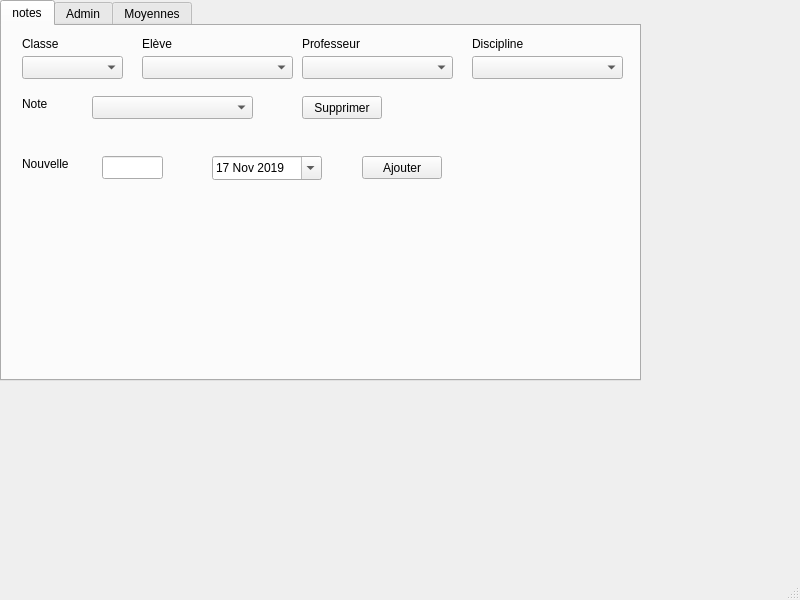
<?xml version="1.0" encoding="UTF-8"?>
<ui version="4.0">
 <class>MainWindow</class>
 <widget class="QMainWindow" name="MainWindow">
  <property name="geometry">
   <rect>
    <x>0</x>
    <y>0</y>
    <width>800</width>
    <height>600</height>
   </rect>
  </property>
  <property name="windowTitle">
   <string>Lycée</string>
  </property>
  <widget class="QWidget" name="centralwidget">
   <widget class="QTabWidget" name="tabWidget">
    <property name="enabled">
     <bool>true</bool>
    </property>
    <property name="geometry">
     <rect>
      <x>0</x>
      <y>0</y>
      <width>641</width>
      <height>381</height>
     </rect>
    </property>
    <property name="styleSheet">
     <string notr="true"/>
    </property>
    <property name="currentIndex">
     <number>0</number>
    </property>
    <widget class="QWidget" name="tab_5">
     <attribute name="title">
      <string>notes</string>
     </attribute>
     <widget class="QComboBox" name="comboBox_5">
      <property name="geometry">
       <rect>
        <x>20</x>
        <y>30</y>
        <width>101</width>
        <height>23</height>
       </rect>
      </property>
     </widget>
     <widget class="QComboBox" name="comboBox_6">
      <property name="geometry">
       <rect>
        <x>140</x>
        <y>30</y>
        <width>151</width>
        <height>23</height>
       </rect>
      </property>
     </widget>
     <widget class="QComboBox" name="comboBox_7">
      <property name="geometry">
       <rect>
        <x>300</x>
        <y>30</y>
        <width>151</width>
        <height>23</height>
       </rect>
      </property>
     </widget>
     <widget class="QLabel" name="label_16">
      <property name="geometry">
       <rect>
        <x>20</x>
        <y>10</y>
        <width>59</width>
        <height>15</height>
       </rect>
      </property>
      <property name="text">
       <string>Classe</string>
      </property>
     </widget>
     <widget class="QLabel" name="label_17">
      <property name="geometry">
       <rect>
        <x>140</x>
        <y>10</y>
        <width>59</width>
        <height>15</height>
       </rect>
      </property>
      <property name="text">
       <string>Elève</string>
      </property>
     </widget>
     <widget class="QLabel" name="label_18">
      <property name="geometry">
       <rect>
        <x>300</x>
        <y>10</y>
        <width>71</width>
        <height>16</height>
       </rect>
      </property>
      <property name="text">
       <string>Professeur</string>
      </property>
     </widget>
     <widget class="QLabel" name="label_19">
      <property name="geometry">
       <rect>
        <x>470</x>
        <y>10</y>
        <width>59</width>
        <height>15</height>
       </rect>
      </property>
      <property name="text">
       <string>Discipline</string>
      </property>
     </widget>
     <widget class="QComboBox" name="comboBox_8">
      <property name="geometry">
       <rect>
        <x>470</x>
        <y>30</y>
        <width>151</width>
        <height>23</height>
       </rect>
      </property>
     </widget>
     <widget class="QLabel" name="label_20">
      <property name="geometry">
       <rect>
        <x>20</x>
        <y>70</y>
        <width>41</width>
        <height>16</height>
       </rect>
      </property>
      <property name="text">
       <string>Note</string>
      </property>
     </widget>
     <widget class="QDateEdit" name="dateEdit">
      <property name="geometry">
       <rect>
        <x>210</x>
        <y>130</y>
        <width>110</width>
        <height>24</height>
       </rect>
      </property>
      <property name="dateTime">
       <datetime>
        <hour>0</hour>
        <minute>0</minute>
        <second>0</second>
        <year>2019</year>
        <month>11</month>
        <day>17</day>
       </datetime>
      </property>
      <property name="calendarPopup">
       <bool>true</bool>
      </property>
     </widget>
     <widget class="QPushButton" name="pushButton_9">
      <property name="geometry">
       <rect>
        <x>360</x>
        <y>130</y>
        <width>80</width>
        <height>23</height>
       </rect>
      </property>
      <property name="text">
       <string>Ajouter</string>
      </property>
     </widget>
     <widget class="QPushButton" name="pushButton_10">
      <property name="geometry">
       <rect>
        <x>300</x>
        <y>70</y>
        <width>80</width>
        <height>23</height>
       </rect>
      </property>
      <property name="text">
       <string>Supprimer</string>
      </property>
     </widget>
     <widget class="QComboBox" name="comboBox_14">
      <property name="geometry">
       <rect>
        <x>90</x>
        <y>70</y>
        <width>161</width>
        <height>23</height>
       </rect>
      </property>
     </widget>
     <widget class="QLineEdit" name="lineEdit_3">
      <property name="geometry">
       <rect>
        <x>100</x>
        <y>130</y>
        <width>61</width>
        <height>23</height>
       </rect>
      </property>
     </widget>
     <widget class="QLabel" name="label_6">
      <property name="geometry">
       <rect>
        <x>20</x>
        <y>130</y>
        <width>59</width>
        <height>15</height>
       </rect>
      </property>
      <property name="text">
       <string>Nouvelle</string>
      </property>
     </widget>
    </widget>
    <widget class="QWidget" name="tab">
     <attribute name="title">
      <string>Admin</string>
     </attribute>
     <widget class="QLabel" name="label_2">
      <property name="geometry">
       <rect>
        <x>40</x>
        <y>30</y>
        <width>59</width>
        <height>15</height>
       </rect>
      </property>
      <property name="text">
       <string>Classes</string>
      </property>
     </widget>
     <widget class="QComboBox" name="comboBox">
      <property name="geometry">
       <rect>
        <x>30</x>
        <y>60</y>
        <width>111</width>
        <height>23</height>
       </rect>
      </property>
     </widget>
     <widget class="QLineEdit" name="lineEdit">
      <property name="geometry">
       <rect>
        <x>250</x>
        <y>60</y>
        <width>121</width>
        <height>23</height>
       </rect>
      </property>
      <property name="text">
       <string>Nom de la classe ?</string>
      </property>
     </widget>
     <widget class="QPushButton" name="pushButton">
      <property name="geometry">
       <rect>
        <x>420</x>
        <y>60</y>
        <width>80</width>
        <height>23</height>
       </rect>
      </property>
      <property name="text">
       <string>Ajouter</string>
      </property>
     </widget>
     <widget class="QLabel" name="label_3">
      <property name="geometry">
       <rect>
        <x>40</x>
        <y>110</y>
        <width>59</width>
        <height>15</height>
       </rect>
      </property>
      <property name="text">
       <string>Eleves</string>
      </property>
     </widget>
     <widget class="QComboBox" name="comboBox_2">
      <property name="geometry">
       <rect>
        <x>30</x>
        <y>140</y>
        <width>141</width>
        <height>23</height>
       </rect>
      </property>
     </widget>
     <widget class="QLineEdit" name="lineEdit_2">
      <property name="geometry">
       <rect>
        <x>200</x>
        <y>140</y>
        <width>91</width>
        <height>23</height>
       </rect>
      </property>
      <property name="text">
       <string>Nom</string>
      </property>
     </widget>
     <widget class="QLineEdit" name="lineEdit_5">
      <property name="geometry">
       <rect>
        <x>312</x>
        <y>140</y>
        <width>91</width>
        <height>23</height>
       </rect>
      </property>
      <property name="text">
       <string>Prenom</string>
      </property>
     </widget>
     <widget class="QPushButton" name="pushButton_3">
      <property name="geometry">
       <rect>
        <x>420</x>
        <y>140</y>
        <width>80</width>
        <height>23</height>
       </rect>
      </property>
      <property name="text">
       <string>Ajouter</string>
      </property>
     </widget>
     <widget class="QPushButton" name="pushButton_4">
      <property name="geometry">
       <rect>
        <x>520</x>
        <y>140</y>
        <width>80</width>
        <height>23</height>
       </rect>
      </property>
      <property name="text">
       <string>Supprimer</string>
      </property>
     </widget>
     <widget class="QLabel" name="label_4">
      <property name="geometry">
       <rect>
        <x>40</x>
        <y>190</y>
        <width>81</width>
        <height>16</height>
       </rect>
      </property>
      <property name="text">
       <string>Professeurs</string>
      </property>
     </widget>
     <widget class="QComboBox" name="comboBox_3">
      <property name="geometry">
       <rect>
        <x>30</x>
        <y>220</y>
        <width>141</width>
        <height>23</height>
       </rect>
      </property>
     </widget>
     <widget class="QLineEdit" name="lineEdit_6">
      <property name="geometry">
       <rect>
        <x>200</x>
        <y>220</y>
        <width>113</width>
        <height>23</height>
       </rect>
      </property>
      <property name="text">
       <string>Nom</string>
      </property>
     </widget>
     <widget class="QLineEdit" name="lineEdit_7">
      <property name="geometry">
       <rect>
        <x>320</x>
        <y>220</y>
        <width>113</width>
        <height>23</height>
       </rect>
      </property>
      <property name="text">
       <string>Prenom</string>
      </property>
     </widget>
     <widget class="QPushButton" name="pushButton_5">
      <property name="geometry">
       <rect>
        <x>450</x>
        <y>220</y>
        <width>80</width>
        <height>23</height>
       </rect>
      </property>
      <property name="text">
       <string>Ajouter</string>
      </property>
     </widget>
     <widget class="QPushButton" name="pushButton_6">
      <property name="geometry">
       <rect>
        <x>550</x>
        <y>220</y>
        <width>80</width>
        <height>23</height>
       </rect>
      </property>
      <property name="text">
       <string>Supprimer</string>
      </property>
     </widget>
     <widget class="QLabel" name="label_5">
      <property name="geometry">
       <rect>
        <x>40</x>
        <y>270</y>
        <width>71</width>
        <height>16</height>
       </rect>
      </property>
      <property name="text">
       <string>Disciplines</string>
      </property>
     </widget>
     <widget class="QComboBox" name="comboBox_4">
      <property name="geometry">
       <rect>
        <x>40</x>
        <y>300</y>
        <width>131</width>
        <height>23</height>
       </rect>
      </property>
     </widget>
     <widget class="QLineEdit" name="lineEdit_8">
      <property name="geometry">
       <rect>
        <x>200</x>
        <y>300</y>
        <width>113</width>
        <height>23</height>
       </rect>
      </property>
      <property name="text">
       <string>Nom</string>
      </property>
     </widget>
     <widget class="QPushButton" name="pushButton_7">
      <property name="geometry">
       <rect>
        <x>350</x>
        <y>300</y>
        <width>80</width>
        <height>23</height>
       </rect>
      </property>
      <property name="text">
       <string>Ajouter</string>
      </property>
     </widget>
     <widget class="QPushButton" name="pushButton_8">
      <property name="geometry">
       <rect>
        <x>460</x>
        <y>300</y>
        <width>80</width>
        <height>23</height>
       </rect>
      </property>
      <property name="text">
       <string>Supprimer</string>
      </property>
     </widget>
    </widget>
    <widget class="QWidget" name="tab_2">
     <attribute name="title">
      <string>Moyennes</string>
     </attribute>
     <widget class="QLabel" name="label_7">
      <property name="geometry">
       <rect>
        <x>20</x>
        <y>30</y>
        <width>59</width>
        <height>15</height>
       </rect>
      </property>
      <property name="text">
       <string>Classe</string>
      </property>
     </widget>
     <widget class="QComboBox" name="comboBox_10">
      <property name="geometry">
       <rect>
        <x>90</x>
        <y>30</y>
        <width>141</width>
        <height>23</height>
       </rect>
      </property>
     </widget>
     <widget class="QLabel" name="label_8">
      <property name="geometry">
       <rect>
        <x>300</x>
        <y>30</y>
        <width>59</width>
        <height>15</height>
       </rect>
      </property>
      <property name="text">
       <string>Eleve</string>
      </property>
     </widget>
     <widget class="QComboBox" name="comboBox_11">
      <property name="geometry">
       <rect>
        <x>390</x>
        <y>30</y>
        <width>161</width>
        <height>23</height>
       </rect>
      </property>
     </widget>
     <widget class="QLabel" name="label_9">
      <property name="geometry">
       <rect>
        <x>20</x>
        <y>90</y>
        <width>59</width>
        <height>15</height>
       </rect>
      </property>
      <property name="text">
       <string>Discipline</string>
      </property>
     </widget>
     <widget class="QLabel" name="label_10">
      <property name="geometry">
       <rect>
        <x>300</x>
        <y>90</y>
        <width>71</width>
        <height>16</height>
       </rect>
      </property>
      <property name="text">
       <string>Professeur</string>
      </property>
     </widget>
     <widget class="QComboBox" name="comboBox_12">
      <property name="geometry">
       <rect>
        <x>90</x>
        <y>90</y>
        <width>141</width>
        <height>23</height>
       </rect>
      </property>
     </widget>
     <widget class="QComboBox" name="comboBox_13">
      <property name="geometry">
       <rect>
        <x>390</x>
        <y>90</y>
        <width>161</width>
        <height>23</height>
       </rect>
      </property>
     </widget>
     <widget class="QLabel" name="label_11">
      <property name="geometry">
       <rect>
        <x>40</x>
        <y>150</y>
        <width>59</width>
        <height>15</height>
       </rect>
      </property>
      <property name="text">
       <string>Moyenne</string>
      </property>
     </widget>
     <widget class="QLineEdit" name="lineEdit_4">
      <property name="geometry">
       <rect>
        <x>110</x>
        <y>150</y>
        <width>113</width>
        <height>23</height>
       </rect>
      </property>
     </widget>
    </widget>
   </widget>
  </widget>
  <widget class="QMenuBar" name="menubar">
   <property name="geometry">
    <rect>
     <x>0</x>
     <y>0</y>
     <width>800</width>
     <height>20</height>
    </rect>
   </property>
  </widget>
  <widget class="QStatusBar" name="statusbar"/>
 </widget>
 <resources/>
 <connections>
  <connection>
   <sender>comboBox_5</sender>
   <signal>currentTextChanged(QString)</signal>
   <receiver>MainWindow</receiver>
   <slot>fill_combobox_6()</slot>
   <hints>
    <hint type="sourcelabel">
     <x>93</x>
     <y>88</y>
    </hint>
    <hint type="destinationlabel">
     <x>165</x>
     <y>504</y>
    </hint>
   </hints>
  </connection>
  <connection>
   <sender>comboBox_8</sender>
   <signal>currentTextChanged(QString)</signal>
   <receiver>MainWindow</receiver>
   <slot>update_note()</slot>
   <hints>
    <hint type="sourcelabel">
     <x>587</x>
     <y>89</y>
    </hint>
    <hint type="destinationlabel">
     <x>206</x>
     <y>536</y>
    </hint>
   </hints>
  </connection>
  <connection>
   <sender>comboBox_7</sender>
   <signal>currentTextChanged(QString)</signal>
   <receiver>MainWindow</receiver>
   <slot>update_note()</slot>
   <hints>
    <hint type="sourcelabel">
     <x>333</x>
     <y>93</y>
    </hint>
    <hint type="destinationlabel">
     <x>97</x>
     <y>527</y>
    </hint>
   </hints>
  </connection>
  <connection>
   <sender>comboBox_6</sender>
   <signal>currentTextChanged(QString)</signal>
   <receiver>MainWindow</receiver>
   <slot>update_note()</slot>
   <hints>
    <hint type="sourcelabel">
     <x>284</x>
     <y>89</y>
    </hint>
    <hint type="destinationlabel">
     <x>357</x>
     <y>512</y>
    </hint>
   </hints>
  </connection>
  <connection>
   <sender>comboBox</sender>
   <signal>currentTextChanged(QString)</signal>
   <receiver>MainWindow</receiver>
   <slot>fill_combobox_2()</slot>
   <hints>
    <hint type="sourcelabel">
     <x>68</x>
     <y>120</y>
    </hint>
    <hint type="destinationlabel">
     <x>55</x>
     <y>534</y>
    </hint>
   </hints>
  </connection>
  <connection>
   <sender>pushButton_3</sender>
   <signal>clicked()</signal>
   <receiver>MainWindow</receiver>
   <slot>ajoute_eleve()</slot>
   <hints>
    <hint type="sourcelabel">
     <x>458</x>
     <y>206</y>
    </hint>
    <hint type="destinationlabel">
     <x>454</x>
     <y>506</y>
    </hint>
   </hints>
  </connection>
  <connection>
   <sender>pushButton_4</sender>
   <signal>clicked()</signal>
   <receiver>MainWindow</receiver>
   <slot>supprime_eleve()</slot>
   <hints>
    <hint type="sourcelabel">
     <x>577</x>
     <y>209</y>
    </hint>
    <hint type="destinationlabel">
     <x>583</x>
     <y>571</y>
    </hint>
   </hints>
  </connection>
  <connection>
   <sender>pushButton_5</sender>
   <signal>clicked()</signal>
   <receiver>MainWindow</receiver>
   <slot>ajoute_professeur()</slot>
   <hints>
    <hint type="sourcelabel">
     <x>516</x>
     <y>282</y>
    </hint>
    <hint type="destinationlabel">
     <x>514</x>
     <y>552</y>
    </hint>
   </hints>
  </connection>
  <connection>
   <sender>pushButton_7</sender>
   <signal>clicked()</signal>
   <receiver>MainWindow</receiver>
   <slot>ajoute_discipline()</slot>
   <hints>
    <hint type="sourcelabel">
     <x>376</x>
     <y>363</y>
    </hint>
    <hint type="destinationlabel">
     <x>356</x>
     <y>529</y>
    </hint>
   </hints>
  </connection>
  <connection>
   <sender>pushButton_9</sender>
   <signal>clicked()</signal>
   <receiver>MainWindow</receiver>
   <slot>ajoute_note()</slot>
   <hints>
    <hint type="sourcelabel">
     <x>424</x>
     <y>191</y>
    </hint>
    <hint type="destinationlabel">
     <x>305</x>
     <y>506</y>
    </hint>
   </hints>
  </connection>
  <connection>
   <sender>pushButton_10</sender>
   <signal>clicked()</signal>
   <receiver>MainWindow</receiver>
   <slot>supprime_note()</slot>
   <hints>
    <hint type="sourcelabel">
     <x>355</x>
     <y>129</y>
    </hint>
    <hint type="destinationlabel">
     <x>507</x>
     <y>506</y>
    </hint>
   </hints>
  </connection>
  <connection>
   <sender>comboBox_10</sender>
   <signal>currentTextChanged(QString)</signal>
   <receiver>MainWindow</receiver>
   <slot>update_eleves()</slot>
   <hints>
    <hint type="sourcelabel">
     <x>123</x>
     <y>89</y>
    </hint>
    <hint type="destinationlabel">
     <x>221</x>
     <y>548</y>
    </hint>
   </hints>
  </connection>
 </connections>
 <slots>
  <slot>profs_par_discipline()</slot>
  <slot>add_discipline()</slot>
  <slot>prof()</slot>
  <slot>classe()</slot>
  <slot>eleve()</slot>
  <slot>notes_classes()</slot>
  <slot>update_note()</slot>
  <slot>update_devoirs()</slot>
  <slot>add_change_note()</slot>
  <slot>add_devoir()</slot>
  <slot>fill_combobox_6()</slot>
  <slot>change_note()</slot>
  <slot>fill_combobox_2()</slot>
  <slot>ajoute_eleve()</slot>
  <slot>supprime_eleve()</slot>
  <slot>ajoute_professeur()</slot>
  <slot>ajoute_discipline()</slot>
  <slot>date_changed()</slot>
  <slot>ajoute_note()</slot>
  <slot>supprime_note()</slot>
  <slot>fill_combobox_10()</slot>
  <slot>fill_moyenne()</slot>
  <slot>update_moyenne()</slot>
  <slot>update_eleves()</slot>
  <slot>calcule_moyenne()</slot>
 </slots>
</ui>
